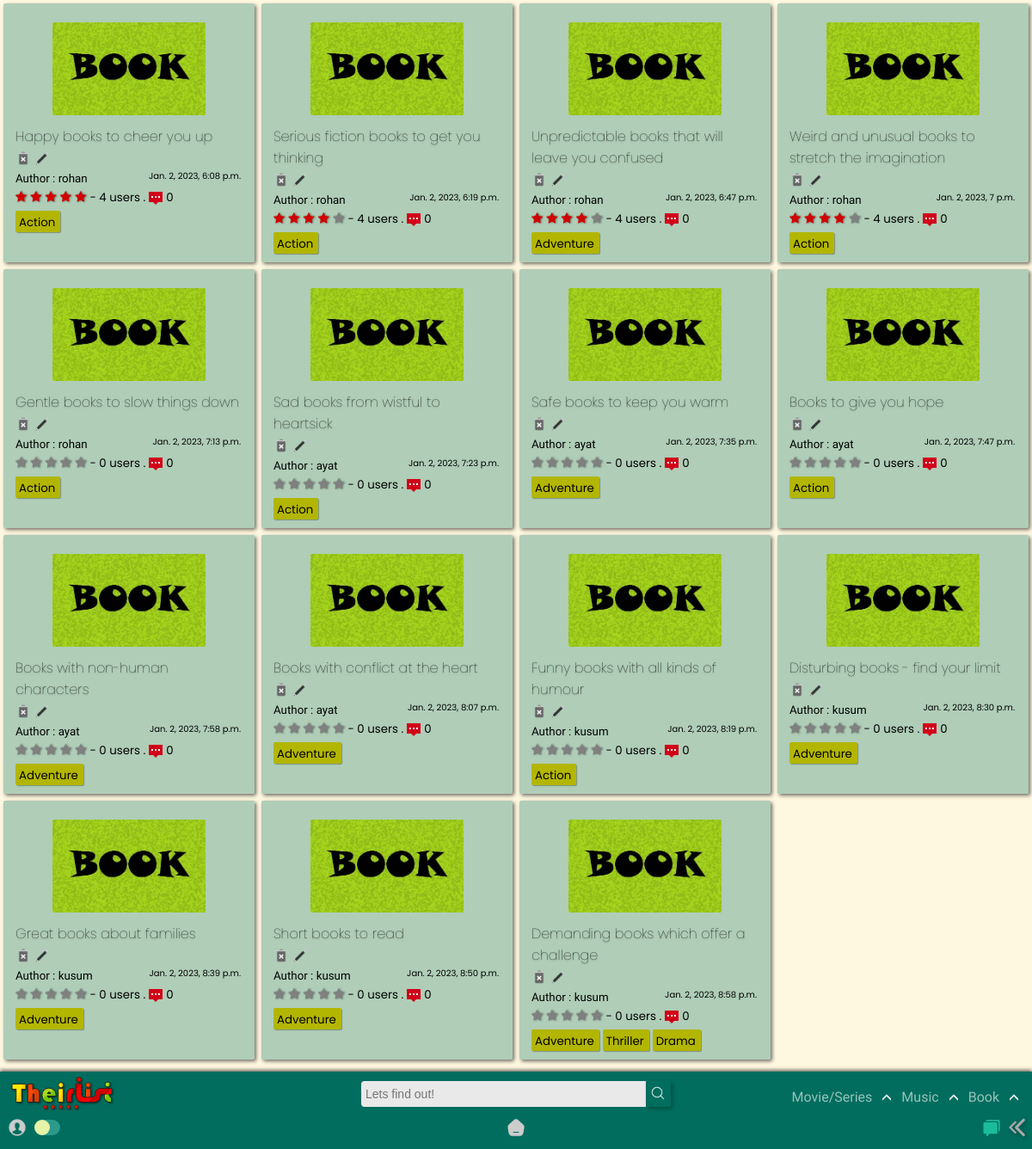
The page /home/book/ on the database as committed earlier.
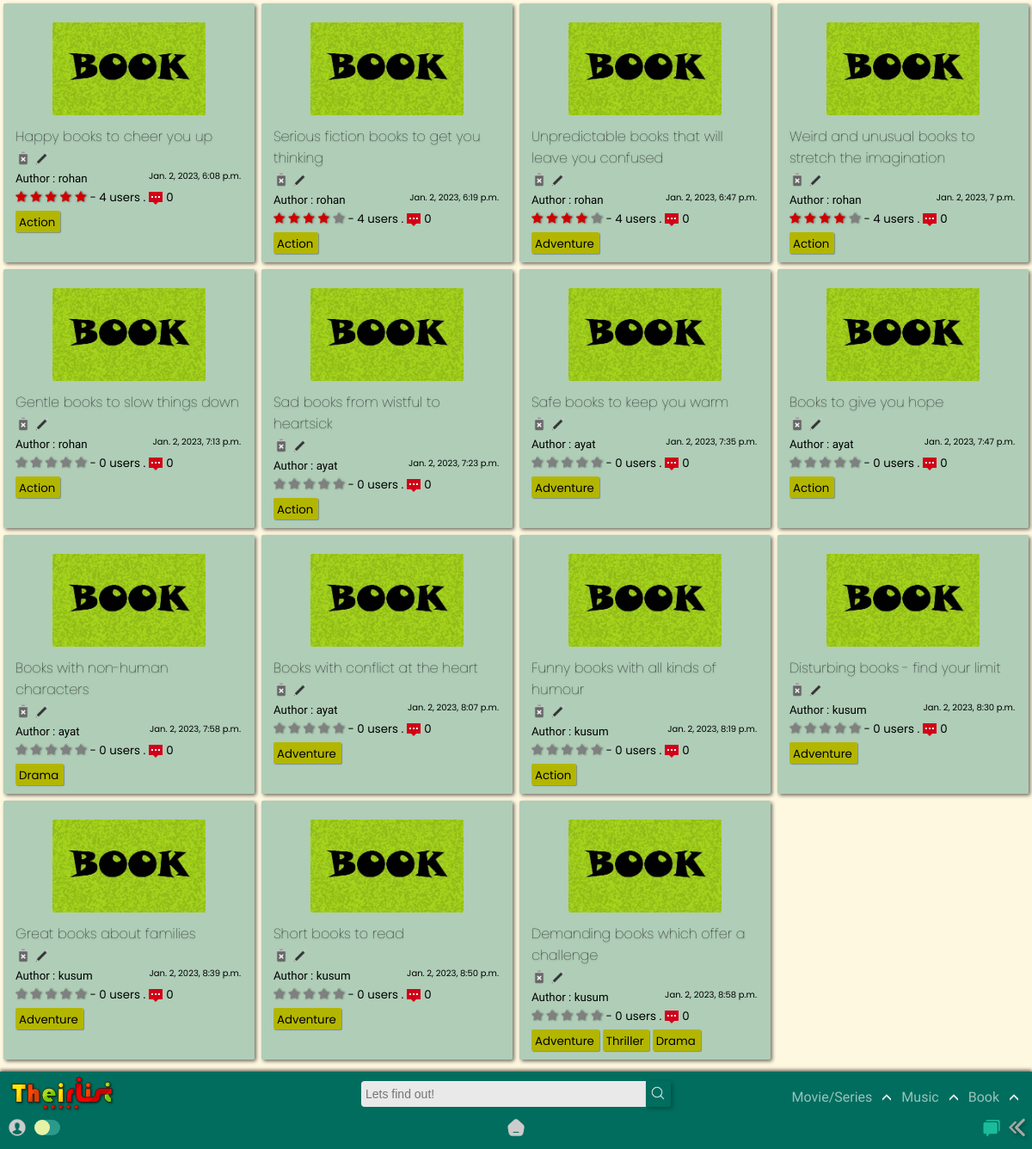
The same page on the database as committed later.
### app/models.py (models this page shows, shortened)
class BookList(models.Model):
    title = models.CharField(max_length=120)
    creator = models.ForeignKey(User,on_delete=models.SET_NULL,blank=True, null=True)
    genre = models.ManyToManyField('BookGenre',blank=True)
    posted = models.DateTimeField(auto_now_add=True)
    content = RichTextField(null=True,default=' ')
    type = models.CharField(max_length=10,default="book")
    spoiler_choices = [(False, 'No'),(True, 'Yes')]
    spoiler = models.BooleanField(default=False,null=True, choices = spoiler_choices)
    slug = models.SlugField(max_length= 300,null=True, blank = True, unique=True)
    def average_rating(self) -> float:
        return BookStarr.objects.filter(list=self).aggregate(Avg("rate"))["rate__avg"] or 0
    def count_rating(self):
        return BookStarr.objects.filter(list=self).count()
    def count_comments(self):
        return BookReview.objects.filter(BookList=self).count()

class BookGenre(models.Model):
    name = models.CharField(max_length=150)
    def __str__(self):
        return self.name

### app/views.py (the view)
# urls.py: path('book/',views.book, name='book'),
def book(request,query=None):
    if not query:
        qs = BookList.objects.all()
    else:
        qs = BookList.objects.filter(genre__name__icontains=query)
    return render(request, 'app/book.html', {'query': qs, 'result' : query} )

### templates/app/book.html (shortened to what this page needs)
{% extends "index.html" %}
{% load static %}
{% block content %}
<section>
    <div class="contain-sec" id="contain-sec4">
      {% for film in query %}
      <div class="elements">
        <div class="thumb">
          <img src="{% static 'app/images/book-poster.jpg' %}" width="100px" />
        </div>
        <div class="Title">
          <a href="{% url 'app:booklist_detail' film.slug %}"><h4 class="tit"  id="tit">{{film.title}}</h4></a>
          {% if user.id == film.creator.id %}
          <a href="{% url 'app:delete_book' film.slug %}"><img src ="{% static 'app/images/delete.png' %}"></a>
          <a href="{% url 'app:update_booklist' film.slug %}"><img src ="{% static 'app/images/edit.png' %}"></a>
          {% else %}
          <img src ="{% static 'app/images/delete-dis.png' %}">
          <img src ="{% static 'app/images/edit-dis.png' %}">
          {% endif %}
        </div>
        <div class="Author">
          <small>Author : {{film.creator.username}}<span>{{film.posted}}</span></small>
        </div>
        <div class="rating">
          <span class="star-headline">
            <span class="fa fa-star {% if film.average_rating > 0 %} checked {% endif %}"></span>
            <span class="fa fa-star {% if film.average_rating > 1 %} checked {% endif %}"></span>
            <span class="fa fa-star {% if film.average_rating > 2 %} checked {% endif %}"></span>
            <span class="fa fa-star {% if film.average_rating > 3 %} checked {% endif %}" ></span>
            <span class="fa fa-star {% if film.average_rating > 4 %} checked {% endif %}"></span>
          </span>
          <small> - {{film.count_rating}} users .<img class="comments_count" src="{% static 'app/images/comments.png' %}">{{film.count_comments}}</small>
        </div>
          {% for tag in film.genre.all %}
          <div class="Genre">
            <a href="{% url 'app:book' query=tag %}">
              <small>{{ tag }}</small>
            </a>
          </div>
            {% empty %}
            No tags!
          {% endfor %}
      </div>
      {% endfor %}
    </div>
  </section>
{% endblock content %}

Rows that differ between the two databases and show on the page:
changed BookList "Books with non-human characters": gains BookGenre (name "Drama"); loses BookGenre (name "Adventure")
